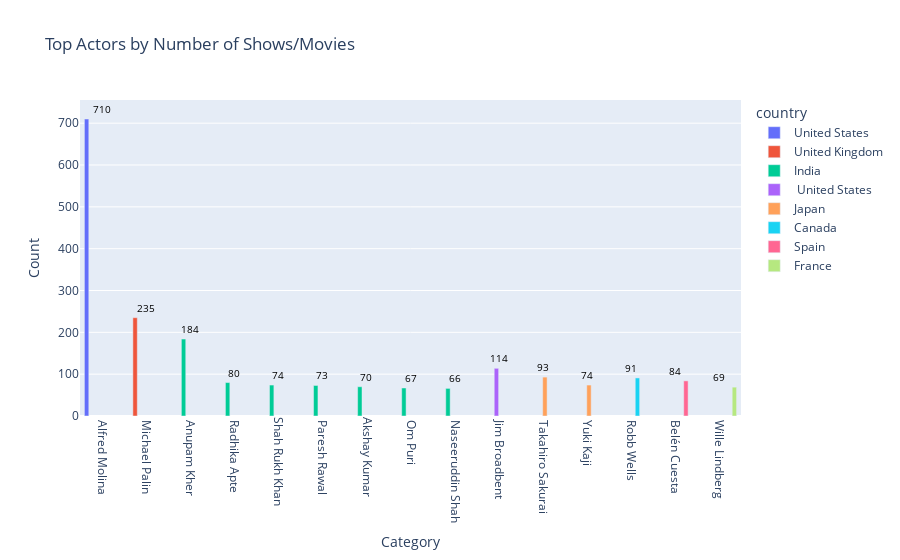

Source (notebook cell):
### Markdown cell above
### Cast for each country

### Code cell
a = df_final[['cast', 'country']].value_counts().reset_index(name='count')

# Get the top 15 rows
b = a.head(15)


fig = px.bar(b, x='cast', y='count', color='country', title='Top Actors by Number of Shows/Movies')
for data in fig.data:
    # Iterate through the x and y data to add annotations
    for i in range(len(data['x'])):
        fig.add_annotation(
            x=data['x'][i],
            y=data['y'][i],
            text=str(data['y'][i]),
            showarrow=False,
            yshift=10,
            font=dict(size=10, color='#000000')
        )

# Customize the plot
fig.update_layout(
    xaxis_title='Category',
    yaxis_title='Count',
    xaxis_tickangle=90,
    barmode='group'
)

# Show the plot
fig.show()

### Figure 1 — Plotly figure (JSON) as saved in the notebook; plotly's stock layout.template omitted (floating-point values rounded to 4 significant figures)
{"data": [{"alignmentgroup": "True", "hovertemplate": "country=United States<br>cast=%{x}<br>count=%{y}<extra></extra>", "legendgroup": "United States", "marker": {"color": "#636efa", "pattern": {"shape": ""}}, "name": "United States", "offsetgroup": "United States", "orientation": "v", "showlegend": true, "textposition": "auto", "type": "bar", "x": [" Alfred Molina"], "xaxis": "x", "y": [710], "yaxis": "y"}, {"alignmentgroup": "True", "hovertemplate": "country=United Kingdom<br>cast=%{x}<br>count=%{y}<extra></extra>", "legendgroup": "United Kingdom", "marker": {"color": "#EF553B", "pattern": {"shape": ""}}, "name": "United Kingdom", "offsetgroup": "United Kingdom", "orientation": "v", "showlegend": true, "textposition": "auto", "type": "bar", "x": [" Michael Palin"], "xaxis": "x", "y": [235], "yaxis": "y"}, {"alignmentgroup": "True", "hovertemplate": "country=India<br>cast=%{x}<br>count=%{y}<extra></extra>", "legendgroup": "India", "marker": {"color": "#00cc96", "pattern": {"shape": ""}}, "name": "India", "offsetgroup": "India", "orientation": "v", "showlegend": true, "textposition": "auto", "type": "bar", "x": [" Anupam Kher", " Radhika Apte", "Shah Rukh Khan", " Paresh Rawal", "Akshay Kumar", " Om Puri", " Naseeruddin Shah"], "xaxis": "x", "y": [184, 80, 74, 73, 70, 67, 66], "yaxis": "y"}, {"alignmentgroup": "True", "hovertemplate": "country= United States<br>cast=%{x}<br>count=%{y}<extra></extra>", "legendgroup": " United States", "marker": {"color": "#ab63fa", "pattern": {"shape": ""}}, "name": " United States", "offsetgroup": " United States", "orientation": "v", "showlegend": true, "textposition": "auto", "type": "bar", "x": [" Jim Broadbent"], "xaxis": "x", "y": [114], "yaxis": "y"}, {"alignmentgroup": "True", "hovertemplate": "country=Japan<br>cast=%{x}<br>count=%{y}<extra></extra>", "legendgroup": "Japan", "marker": {"color": "#FFA15A", "pattern": {"shape": ""}}, "name": "Japan", "offsetgroup": "Japan", "orientation": "v", "showlegend": true, "textposition": "auto", "type": "bar", "x": [" Takahiro Sakurai", " Yuki Kaji"], "xaxis": "x", "y": [93, 74], "yaxis": "y"}, {"alignmentgroup": "True", "hovertemplate": "country=Canada<br>cast=%{x}<br>count=%{y}<extra></extra>", "legendgroup": "Canada", "marker": {"color": "#19d3f3", "pattern": {"shape": ""}}, "name": "Canada", "offsetgroup": "Canada", "orientation": "v", "showlegend": true, "textposition": "auto", "type": "bar", "x": [" Robb Wells"], "xaxis": "x", "y": [91], "yaxis": "y"}, {"alignmentgroup": "True", "hovertemplate": "country=Spain<br>cast=%{x}<br>count=%{y}<extra></extra>", "legendgroup": "Spain", "marker": {"color": "#FF6692", "pattern": {"shape": ""}}, "name": "Spain", "offsetgroup": "Spain", "orientation": "v", "showlegend": true, "textposition": "auto", "type": "bar", "x": [" Belén Cuesta"], "xaxis": "x", "y": [84], "yaxis": "y"}, {"alignmentgroup": "True", "hovertemplate": "country=France<br>cast=%{x}<br>count=%{y}<extra></extra>", "legendgroup": "France", "marker": {"color": "#B6E880", "pattern": {"shape": ""}}, "name": "France", "offsetgroup": "France", "orientation": "v", "showlegend": true, "textposition": "auto", "type": "bar", "x": [" Wille Lindberg"], "xaxis": "x", "y": [69], "yaxis": "y"}], "layout": {"annotations": [{"font": {"color": "#000000", "size": 10}, "showarrow": false, "text": "710", "x": " Alfred Molina", "y": 710, "yshift": 10}, {"font": {"color": "#000000", "size": 10}, "showarrow": false, "text": "235", "x": " Michael Palin", "y": 235, "yshift": 10}, {"font": {"color": "#000000", "size": 10}, "showarrow": false, "text": "184", "x": " Anupam Kher", "y": 184, "yshift": 10}, {"font": {"color": "#000000", "size": 10}, "showarrow": false, "text": "80", "x": " Radhika Apte", "y": 80, "yshift": 10}, {"font": {"color": "#000000", "size": 10}, "showarrow": false, "text": "74", "x": "Shah Rukh Khan", "y": 74, "yshift": 10}, {"font": {"color": "#000000", "size": 10}, "showarrow": false, "text": "73", "x": " Paresh Rawal", "y": 73, "yshift": 10}, {"font": {"color": "#000000", "size": 10}, "showarrow": false, "text": "70", "x": "Akshay Kumar", "y": 70, "yshift": 10}, {"font": {"color": "#000000", "size": 10}, "showarrow": false, "text": "67", "x": " Om Puri", "y": 67, "yshift": 10}, {"font": {"color": "#000000", "size": 10}, "showarrow": false, "text": "66", "x": " Naseeruddin Shah", "y": 66, "yshift": 10}, {"font": {"color": "#000000", "size": 10}, "showarrow": false, "text": "114", "x": " Jim Broadbent", "y": 114, "yshift": 10}, {"font": {"color": "#000000", "size": 10}, "showarrow": false, "text": "93", "x": " Takahiro Sakurai", "y": 93, "yshift": 10}, {"font": {"color": "#000000", "size": 10}, "showarrow": false, "text": "74", "x": " Yuki Kaji", "y": 74, "yshift": 10}, {"font": {"color": "#000000", "size": 10}, "showarrow": false, "text": "91", "x": " Robb Wells", "y": 91, "yshift": 10}, {"font": {"color": "#000000", "size": 10}, "showarrow": false, "text": "84", "x": " Belén Cuesta", "y": 84, "yshift": 10}, {"font": {"color": "#000000", "size": 10}, "showarrow": false, "text": "69", "x": " Wille Lindberg", "y": 69, "yshift": 10}], "barmode": "group", "legend": {"title": {"text": "country"}, "tracegroupgap": 0}, "title": {"text": "Top Actors by Number of Shows/Movies"}, "xaxis": {"anchor": "y", "domain": [0, 1], "tickangle": 90, "title": {"text": "Category"}}, "yaxis": {"anchor": "x", "domain": [0, 1], "title": {"text": "Count"}}}}
